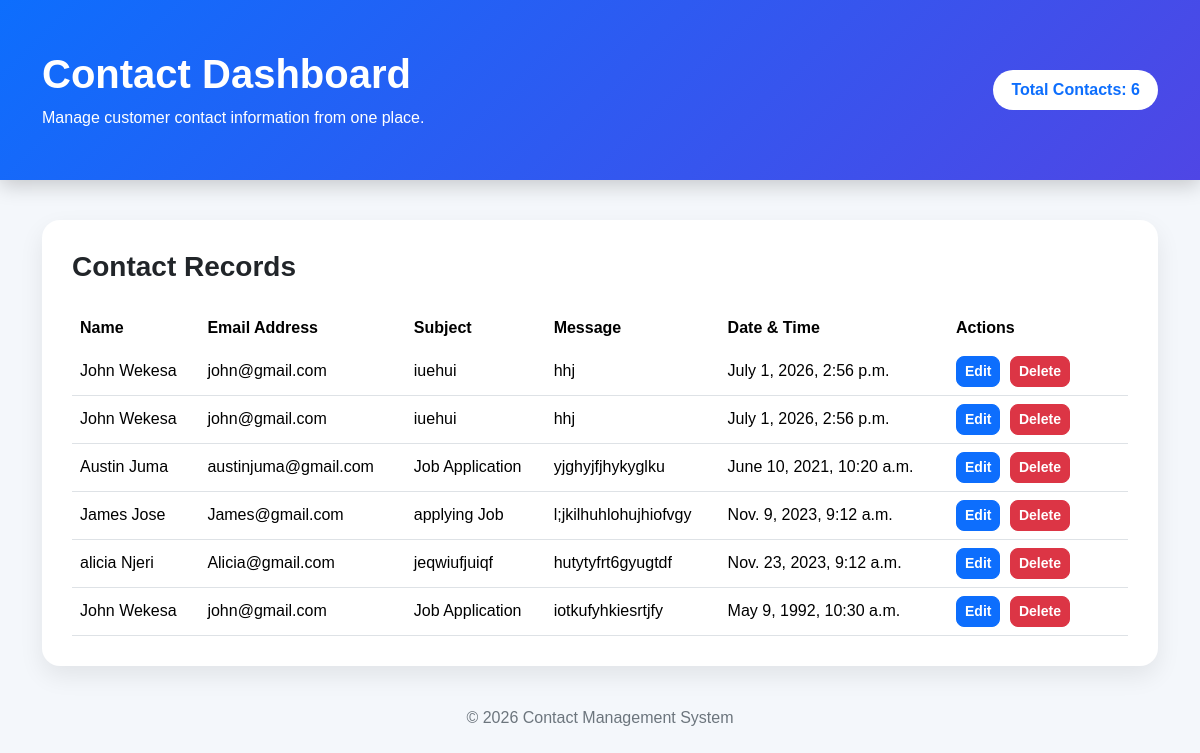
/show/, run on an earlier commit of the app's database.
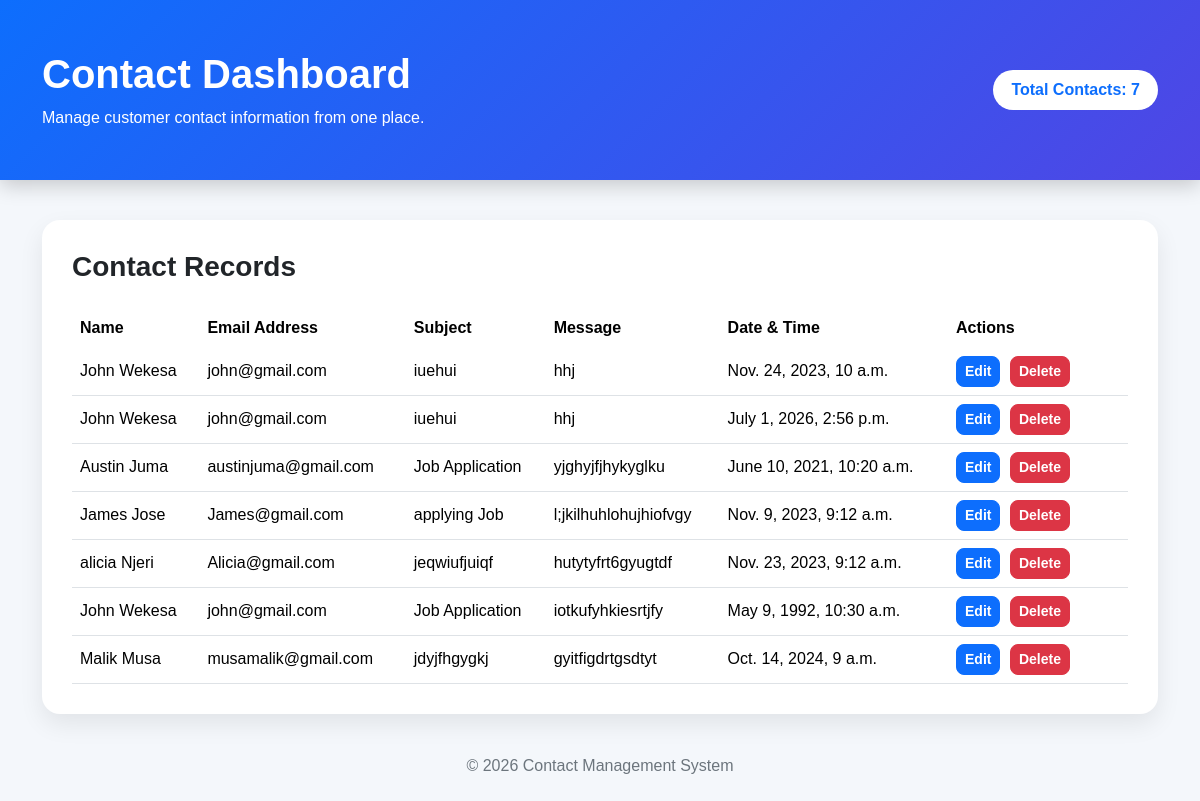
And on a later commit of the database.
### Genesisapp/models.py (models this page shows, shortened)
class contact1(models.Model):
    name = models.CharField(max_length=20)
    email = models.EmailField()
    subject = models.CharField(max_length=200)
    message = models.TextField()
    time = models.DateTimeField()

### Genesisapp/views.py (the view)
# urls.py: path('show/', views.show, name = 'show'),
def show(request):
        all = contact1.objects.all()
        return render(request, 'show.html' , {'all':all})     #function to display a page for all info

### templates/show.html (shortened to what this page needs)
<!DOCTYPE html>
<html lang="en">
<head>
    {% load static %}
    <link rel="stylesheet" href="{% static 'assets/vendor/bootstrap/css/bootstrap.min.css' %}">
</head>
<body>
<div class="hero">
    <div class="container">
        <div class="d-flex justify-content-between align-items-center flex-wrap">
            <div>
                <h1>Contact Dashboard</h1>
                <p class="mb-0">
                    Manage customer contact information from one place.
                </p>
            </div>
            <div class="badge-count">
                Total Contacts: {{ all|length }}
            </div>
        </div>
    </div>
</div>
<div class="container">
    <div class="table-container">
        <div class="d-flex justify-content-between align-items-center mb-4">
            <h3 class="fw-bold mb-0">
                Contact Records
            </h3>
        </div>
        <div class="table-responsive">
            <table class="table table-hover align-middle">
                <thead>
                    <tr>
                        <th>Name</th>
                        <th>Email Address</th>
                        <th>Subject</th>
                        <th>Message</th>
                        <th>Date & Time</th>
                        <th width="180">Actions</th>
                    </tr>
                </thead>
                <tbody>
                {% for contact in all %}
                    <tr>
                        <td>{{ contact.name }}</td>
                        <td>{{ contact.email }}</td>
                        <td>{{ contact.subject }}</td>
                        <td class="message">
                            {{ contact.message }}
                        </td>
                        <td>{{ contact.time }}</td>
                        <td>
                            <a href="/edit/{{ contact.id }}" class="btn btn-primary btn-sm">
                                Edit
                            </a>
                            <a href="/delete/{{ contact.id }}" class="btn btn-danger btn-sm">
                                Delete
                            </a>
                        </td>
                    </tr>
                {% empty %}
                    <tr>
                        <td colspan="6" class="text-center py-5">
                            <h5>No contact records found.</h5>
                        </td>
                    </tr>
                {% endfor %}
                </tbody>
            </table>
        </div>
    </div>
</div>
<footer>
    © 2026 Contact Management System
</footer>
</body>
</html>

What changed in the data, as far as the page shows it:
changed contact1: time "July 1, 2026, 2:56 p.m." → "Nov. 24, 2023, 10 a.m."
added contact1: name "Malik Musa", email "musamalik@gmail.com", subject "jdyjfhgygkj", message "gyitfigdrtgsdtyt", time "Oct. 14, 2024, 9 a.m."
Also different on the page:
{{ all|length }}: "6" → "7"
